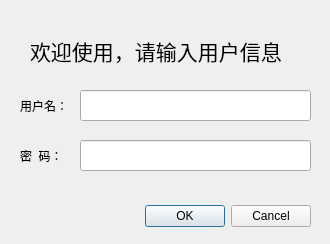
<?xml version="1.0" encoding="UTF-8"?>
<ui version="4.0">
 <class>Dialog</class>
 <widget class="QDialog" name="Dialog">
  <property name="geometry">
   <rect>
    <x>0</x>
    <y>0</y>
    <width>330</width>
    <height>244</height>
   </rect>
  </property>
  <property name="windowTitle">
   <string>Login</string>
  </property>
  <widget class="QDialogButtonBox" name="buttonBox">
   <property name="geometry">
    <rect>
     <x>10</x>
     <y>200</y>
     <width>301</width>
     <height>32</height>
    </rect>
   </property>
   <property name="orientation">
    <enum>Qt::Horizontal</enum>
   </property>
   <property name="standardButtons">
    <set>QDialogButtonBox::Cancel|QDialogButtonBox::Ok</set>
   </property>
  </widget>
  <widget class="QLabel" name="label_username">
   <property name="geometry">
    <rect>
     <x>20</x>
     <y>100</y>
     <width>54</width>
     <height>12</height>
    </rect>
   </property>
   <property name="text">
    <string>用户名：</string>
   </property>
  </widget>
  <widget class="QLabel" name="label_pwd">
   <property name="geometry">
    <rect>
     <x>20</x>
     <y>150</y>
     <width>54</width>
     <height>12</height>
    </rect>
   </property>
   <property name="text">
    <string>密  码：</string>
   </property>
  </widget>
  <widget class="QLabel" name="label">
   <property name="geometry">
    <rect>
     <x>30</x>
     <y>30</y>
     <width>261</width>
     <height>41</height>
    </rect>
   </property>
   <property name="font">
    <font>
     <pointsize>16</pointsize>
    </font>
   </property>
   <property name="text">
    <string>欢迎使用，请输入用户信息</string>
   </property>
  </widget>
  <widget class="QLineEdit" name="username">
   <property name="geometry">
    <rect>
     <x>80</x>
     <y>90</y>
     <width>231</width>
     <height>31</height>
    </rect>
   </property>
  </widget>
  <widget class="QLineEdit" name="password">
   <property name="geometry">
    <rect>
     <x>80</x>
     <y>140</y>
     <width>231</width>
     <height>31</height>
    </rect>
   </property>
   <property name="echoMode">
    <enum>QLineEdit::Password</enum>
   </property>
  </widget>
 </widget>
 <resources/>
 <connections>
  <connection>
   <sender>buttonBox</sender>
   <signal>accepted()</signal>
   <receiver>Dialog</receiver>
   <slot>accept()</slot>
   <hints>
    <hint type="sourcelabel">
     <x>248</x>
     <y>254</y>
    </hint>
    <hint type="destinationlabel">
     <x>157</x>
     <y>274</y>
    </hint>
   </hints>
  </connection>
  <connection>
   <sender>buttonBox</sender>
   <signal>rejected()</signal>
   <receiver>Dialog</receiver>
   <slot>reject()</slot>
   <hints>
    <hint type="sourcelabel">
     <x>316</x>
     <y>260</y>
    </hint>
    <hint type="destinationlabel">
     <x>286</x>
     <y>274</y>
    </hint>
   </hints>
  </connection>
 </connections>
</ui>
